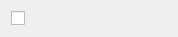
<?xml version="1.0" encoding="UTF-8"?>
<ui version="4.0">
 <class>Device_Choose_Class</class>
 <widget class="QDialog" name="Device_Choose_Class">
  <property name="geometry">
   <rect>
    <x>0</x>
    <y>0</y>
    <width>178</width>
    <height>32</height>
   </rect>
  </property>
  <property name="minimumSize">
   <size>
    <width>0</width>
    <height>0</height>
   </size>
  </property>
  <property name="windowMySpeed" stdset="0">
   <string>Dialog</string>
  </property>
  <layout class="QVBoxLayout" name="verticalLayout">
   <item>
    <widget class="QCheckBox" name="checkBox">
     <property name="text">
      <string/>
     </property>
    </widget>
   </item>
  </layout>
 </widget>
 <resources/>
 <connections/>
</ui>
